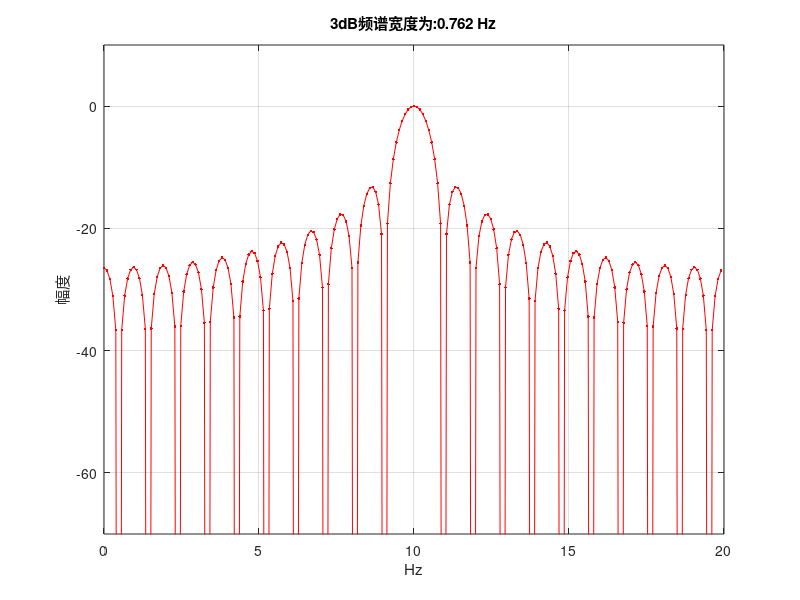

Reproduce this figure in MATLAB.
clc;close all,clear all;

f = 10; % 频率
amplitude = 1; % 幅度
fs = 20; % 采样率
duration = 1; % 采样时长
% 生成时间向量
t = 0:1/fs:duration;
% 生成复信号正弦波
y=exp(j*2*pi*f*t);

N=10*length(y);
fft_s=abs(fft(y, N));
fx = linspace(0,fs-fs/N,N);
ffs_dB=20*log10(fft_s/max(fft_s));
figure;
plot(fx,ffs_dB,'r.-');
xlabel('Hz');
ylabel('幅度');
ylim([-70 10]);
[b,c]=find(ffs_dB>=-3);
M = (max(c)-min(c))*fs/N;
% A = fs/N
title(sprintf('3dB频谱宽度为:%4.3f Hz',M));
zoom on;
grid on;


